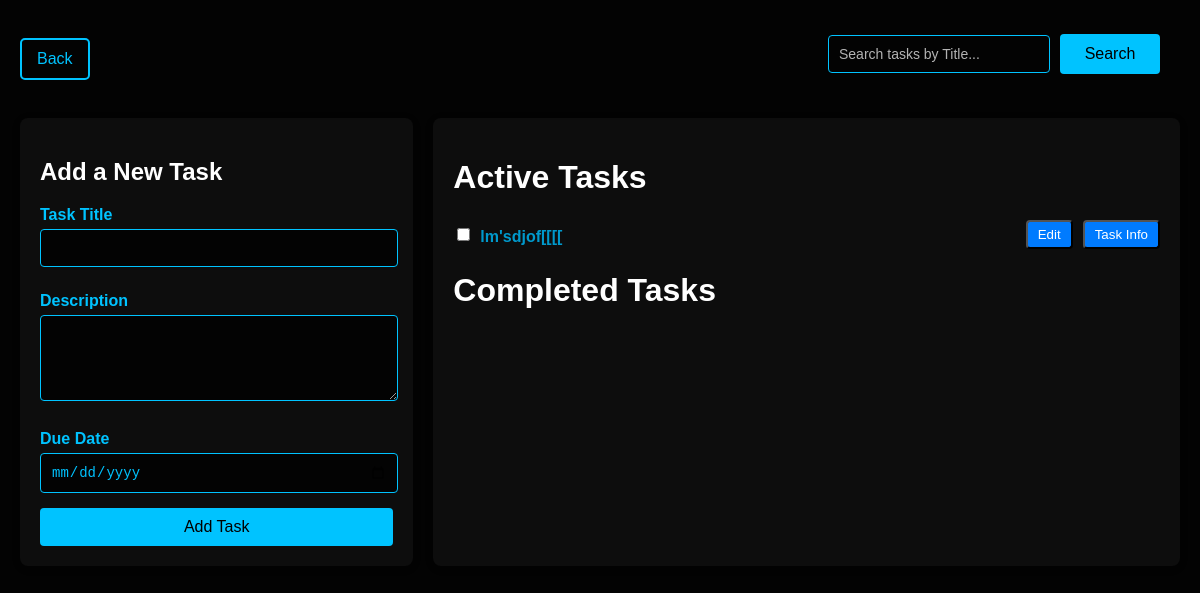
The app's page /todo (signed in), older data.
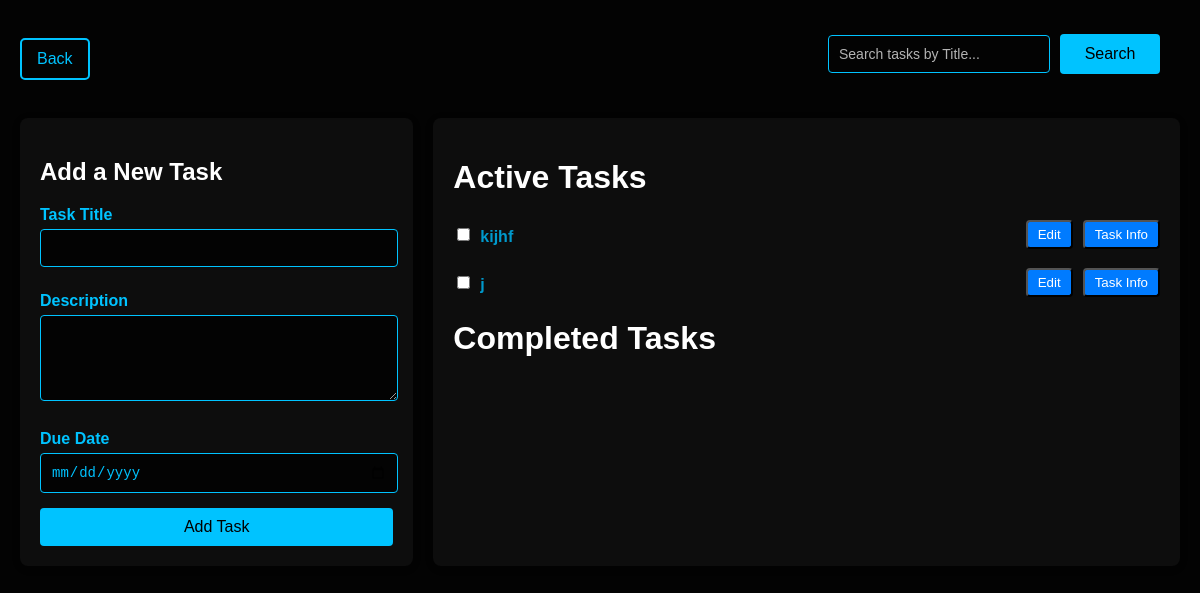
The same page, newer data.
### Todo/models.py (models this page shows, shortened)
class Todo_list(models.Model):
    user = models.ForeignKey(User, on_delete=models.CASCADE)
    Title = models.CharField(max_length=100)
    Date = models.DateField()
    Description = models.TextField(max_length=2000)
    completed = models.BooleanField(default=False)

### Todo/views.py (the view, shortened to what this page needs)
# urls.py: path('todo',todo,name='todo'),
@login_required # just the user logged in can access this view
def todo(request):
    tasks = Todo_list.objects.filter(user=request.user)  #Retrieve all tasks (both completed and incomplete)
    return render(request, 'todo/todo.html', {'tasks': tasks})  #  Render the todo.html template with the tasks

### templates/todo/todo.html (shortened to what this page needs)
<!DOCTYPE html>
<html lang="en">
<head>
</head>
<body>
<nav class="navbar">
    <a href="{% url 'main_page:home' %}" class="back-link">Back</a>
    <div class="search-container">
        <form method="GET" , action="{% url 'Todo:search' %}">
            <input type="text" name="search_text" class="search-input" placeholder="Search tasks by Title...">
            <button class="search-button">Search</button>
        </form>
    </div>
</nav>
<div class="container">
    <form class="task-form" method="POST">
        <h2>Add a New Task</h2>
        <label for="taskTitle">Task Title</label>
        <input type="text" id="taskTitle" name="taskTitle" required>
        <label for="taskDescription">Description</label>
        <textarea id="taskDescription" name="taskDescription" rows="4" required></textarea>
        <label for="taskDate">Due Date</label>
        <input id="taskDate" type="date" name="taskDate" required>
        <button type="submit">Add Task</button>
    </form>
    <div class="task-section">
        <h1>Active Tasks</h1>
        {% if tasks %}
            {% for task in tasks %}
                {% if not task.completed %}
                    <div class="task-item">
                        <form method="POST" style="margin: 0; display: flex; align-items: center;">
                            <input type="checkbox" id="completed{{task.id}}" name="completed" onchange="this.form.submit();" value="True">
                            <label for="completed{{task.id}}">
                                <p class="task-title" title="{{ task.Title }}">
                                    {{ task.Title|truncatechars:50 }}
                                </p>
                            </label>
                        </form>
                        <div class="btn">
                            <form method="POST" class="btn-form" action="{% url 'Todo:edit' %}">
                            <form method="POST" class="btn-form" action="{% url 'Todo:edit' %}">
                                <input type="submit" value="Edit" class="edit-button">
                            </form>
                            <form method="POST" action="{% url 'Todo:task_info' %}" class="btn-form">
                                <input type="submit" value="Task Info" class="edit-button">
                            </form>
                        </div>
                    </div>
                {% endif %}
            {% endfor %}
        {% else %}
            <p>There are no tasks at the moment.</p>
        {% endif %}
        <div class="completed-section">
            <h1>Completed Tasks</h1>
        </div>
    </div>
</div>
</body>
</html>

Row changes from the older to the newer data that the page shows:
removed Todo_list: Title "lm'sdjof[[[["
added Todo_list: Title "kijhf"
added Todo_list: Title "j"
